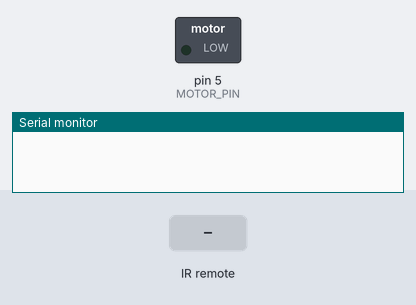
The sketch below on a simulated Arduino Uno, built with avr-gcc and run on an emulated ATmega328P. Parts: switched loads named in the sketch (green lamp = pin HIGH), the last lines printed to the serial monitor. The test bench sets the inputs (shaded band).

Above: at 1.2 s.
1.3 s: infrared code 0xFF02FD received
At 1.9 s:
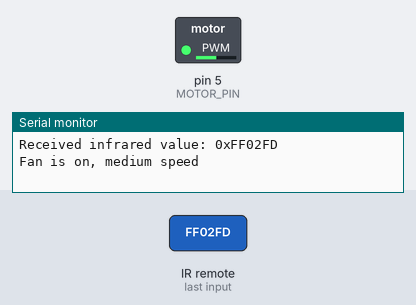
2.8 s: infrared code 0xFF629D received
At 3.5 s:
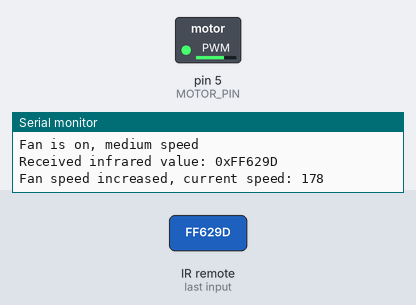
4.3 s: infrared code 0xFF629D received
At 4.6 s:
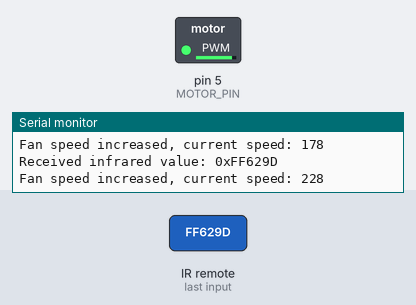
Timing chart, 0 to 7.3 s (numbered marks = the images above; inputs shaded):
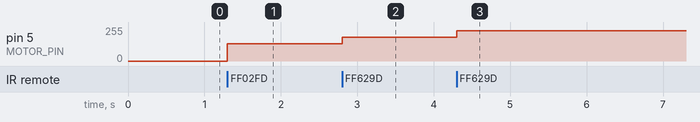

The sketch:

Project_29_Smart_Fan.ino
```cpp
/*
Keye New RFID Starter Kit
Project 29
Smart Fan
Edit By Keyes
*/
#include <IRremote.h> // Include the infrared remote library
int RECV_PIN = 11;    // Pin connected to the infrared receiver
int MOTOR_PIN = 5;    // Motor control pin (PWM)
int motorSpeed = 0;   // Motor speed, range 0-255
IRrecv irrecv(RECV_PIN);   // Create an infrared receiver object
decode_results results;    // Structure to store decoding results
void setup()
{
  Serial.begin(9600);     // Initialize serial communication at 9600 baud rate
  irrecv.enableIRIn();    // Enable infrared reception
  pinMode(MOTOR_PIN, OUTPUT); // Set motor pin as output
  analogWrite(MOTOR_PIN, motorSpeed); // Initial speed is 0, motor is off
}
void loop()
{
  if (irrecv.decode(&results)) // If an infrared signal is received
  {
    unsigned long value = results.value;
    Serial.print("Received infrared value: 0x");
    Serial.println(value, HEX); // Print the infrared value in hexadecimal to the serial monitor
    // Perform actions based on the received infrared value
    if (value == 0xFF02FD) // Assume the "OK" button is encoded as 0xFF02FD
    {
      // Control fan power
      if (motorSpeed == 0)
      {
        motorSpeed = 128; // Set fan to medium speed
        Serial.println("Fan is on, medium speed");
      }
      else
      {
        motorSpeed = 0;
        Serial.println("Fan is off");
      }
      analogWrite(MOTOR_PIN, motorSpeed);
    }
    else if (value == 0xFF629D) // Assume the "UP" button is encoded as 0xFF629D
    {
      // Increase fan speed
      motorSpeed += 50;
      if (motorSpeed > 255) motorSpeed = 255; // Limit to maximum value
      analogWrite(MOTOR_PIN, motorSpeed);
      Serial.print("Fan speed increased, current speed: ");
      Serial.println(motorSpeed);
    }
    else if (value == 0xFFA857) // Assume the "DOWN" button is encoded as 0xFFA857
    {
      // Decrease fan speed
      motorSpeed -= 50;
      if (motorSpeed < 0) motorSpeed = 0; // Limit to minimum value
      analogWrite(MOTOR_PIN, motorSpeed);
      Serial.print("Fan speed decreased, current speed: ");
      Serial.println(motorSpeed);
    }
    else
    {
      Serial.println("Undefined button");
    }

    irrecv.resume(); // Receive the next infrared signal
  }
}
```

Measured:
- after the input at 1.3 s, pin 5 (MOTOR_PIN): 0/255 → 128/255 at once
- after the input at 2.8 s, pin 5 (MOTOR_PIN): 128/255 → 178/255 at once
- after the input at 4.3 s, pin 5 (MOTOR_PIN): 178/255 → 228/255 at once
